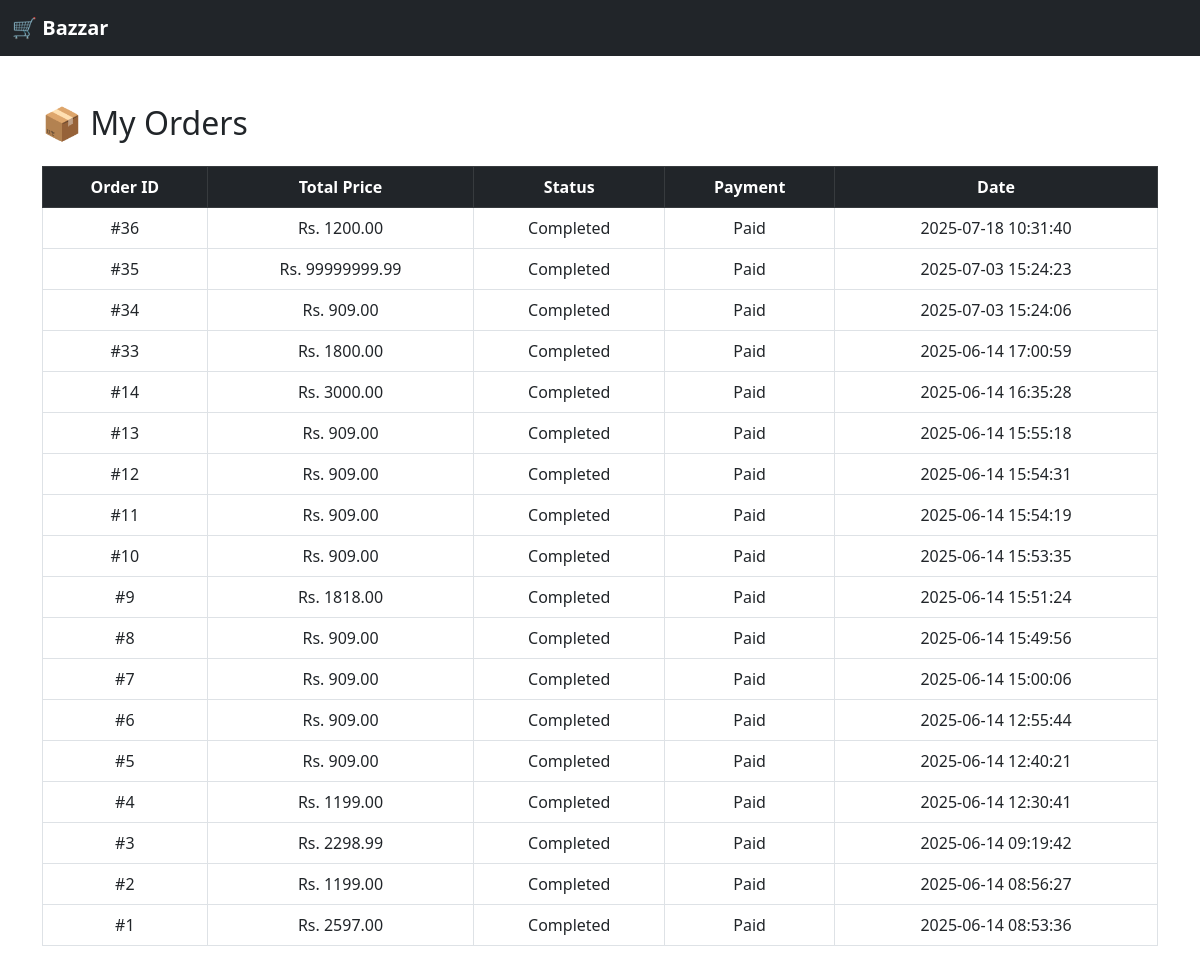
Screenshot of /orders.php (signed in) with the database file from the repository.
### tables this page shows
CREATE TABLE `payments` (
  `payment_id` int(11) NOT NULL,
  `order_id` int(11) DEFAULT NULL,
  `amount` decimal(10,2) DEFAULT NULL,
  `payment_status` enum('pending','paid','failed') DEFAULT 'pending',
  `created_at` timestamp NOT NULL DEFAULT current_timestamp(),
  `method` varchar(20) DEFAULT NULL
);

CREATE TABLE `orders` (
  `order_id` int(11) NOT NULL,
  `user_id` int(11) DEFAULT NULL,
  `total_price` decimal(10,2) DEFAULT NULL,
  `status` enum('pending','completed','canceled') DEFAULT 'pending',
  `created_at` timestamp NOT NULL DEFAULT current_timestamp(),
  `address` text DEFAULT NULL,
  `payment_method` varchar(50) DEFAULT NULL
);

### orders.php (the view, shortened to what this page needs)
<?php
include 'db.php';
$user_id = $_SESSION['user_id'];
$orders = $conn->query("SELECT o.*, p.payment_status FROM orders o
                        JOIN payments p ON o.order_id = p.order_id
                        WHERE o.user_id = '$user_id'
                        ORDER BY o.created_at DESC");
?>
<!DOCTYPE html>
<html>
<head>
  <link href="https://cdn.jsdelivr.net/npm/bootstrap@5.3.0/dist/css/bootstrap.min.css" rel="stylesheet">
</head>
<body>
  <nav class="navbar navbar-dark bg-dark">
  <div class="container-fluid">
    <a class="navbar-brand fw-bold" href="index.php">🛒 Bazzar</a>
  </div>
</nav>
<div class="container mt-5">
  <h2 class="mb-4">📦 My Orders</h2>
  <?php if ($orders->num_rows > 0): ?>
  <table class="table table-bordered text-center">
    <thead class="table-dark">
      <tr>
        <th>Order ID</th>
        <th>Total Price</th>
        <th>Status</th>
        <th>Payment</th>
        <th>Date</th>
      </tr>
    </thead>
    <tbody>
      <?php while ($row = $orders->fetch_assoc()): ?>
      <tr>
        <td>#<?php echo $row['order_id']; ?></td>
        <td>Rs. <?php echo $row['total_price']; ?></td>
        <td><?php echo ucfirst($row['status']); ?></td>
        <td><?php echo ucfirst($row['payment_status']); ?></td>
        <td><?php echo $row['created_at']; ?></td>
      </tr>
      <?php endwhile; ?>
    </tbody>
  </table>
  <?php else: ?>
    <div class="alert alert-info text-center">You have no orders.</div>
  <?php endif; ?>
</div>
</body>
</html>

### rows the page displays
payments: order.order_id "36", order.total_price "1200.00", order.status "Completed", payment_status "Paid", order.created_at "2025-07-18 10:31:40"
payments: order.order_id "35", order.total_price "99999999.99", order.status "Completed", payment_status "Paid", order.created_at "2025-07-03 15:24:23"
payments: order.order_id "34", order.total_price "909.00", order.status "Completed", payment_status "Paid", order.created_at "2025-07-03 15:24:06"
payments: order.order_id "33", order.total_price "1800.00", order.status "Completed", payment_status "Paid", order.created_at "2025-06-14 17:00:59"
payments: order.order_id "14", order.total_price "3000.00", order.status "Completed", payment_status "Paid", order.created_at "2025-06-14 16:35:28"
payments: order.order_id "13", order.total_price "909.00", order.status "Completed", payment_status "Paid", order.created_at "2025-06-14 15:55:18"
payments: order.order_id "12", order.total_price "909.00", order.status "Completed", payment_status "Paid", order.created_at "2025-06-14 15:54:31"
payments: order.order_id "11", order.total_price "909.00", order.status "Completed", payment_status "Paid", order.created_at "2025-06-14 15:54:19"
payments: order.order_id "10", order.total_price "909.00", order.status "Completed", payment_status "Paid", order.created_at "2025-06-14 15:53:35"
payments: order.order_id "9", order.total_price "1818.00", order.status "Completed", payment_status "Paid", order.created_at "2025-06-14 15:51:24"
payments: order.order_id "8", order.total_price "909.00", order.status "Completed", payment_status "Paid", order.created_at "2025-06-14 15:49:56"
payments: order.order_id "7", order.total_price "909.00", order.status "Completed", payment_status "Paid", order.created_at "2025-06-14 15:00:06"
payments: order.order_id "6", order.total_price "909.00", order.status "Completed", payment_status "Paid", order.created_at "2025-06-14 12:55:44"
payments: order.order_id "5", order.total_price "909.00", order.status "Completed", payment_status "Paid", order.created_at "2025-06-14 12:40:21"
payments: order.order_id "4", order.total_price "1199.00", order.status "Completed", payment_status "Paid", order.created_at "2025-06-14 12:30:41"
payments: order.order_id "3", order.total_price "2298.99", order.status "Completed", payment_status "Paid", order.created_at "2025-06-14 09:19:42"
payments: order.order_id "2", order.total_price "1199.00", order.status "Completed", payment_status "Paid", order.created_at "2025-06-14 08:56:27"
payments: order.order_id "1", order.total_price "2597.00", order.status "Completed", payment_status "Paid", order.created_at "2025-06-14 08:53:36"
